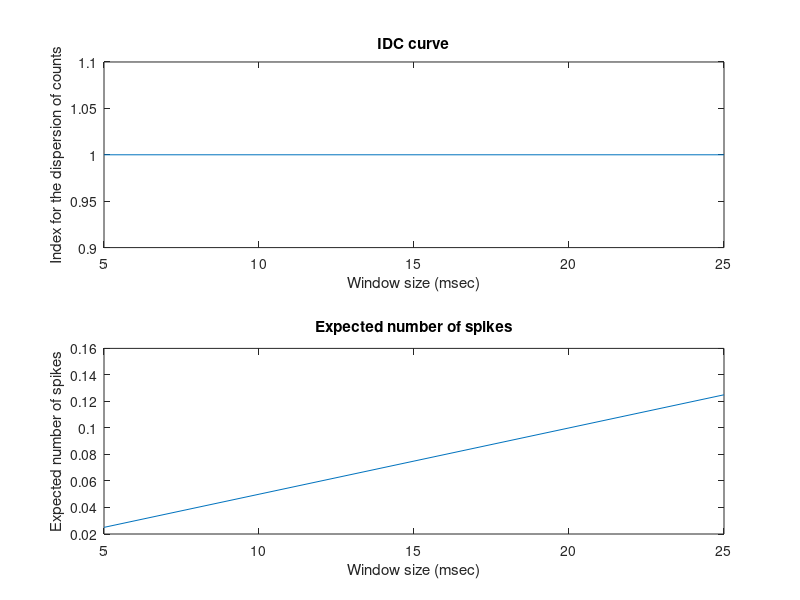

Write the MATLAB code that produced this figure.
% IDC_analytic returns an array, and a graph of the IDC curve of % an MMPP given Tmin (minimum window size), and Tlength (the % desired length of the array.  % also the expected # of spikes in a time interval% and the probability generating function for the number of arrivals%The inputs are lambda1, lambda2, trans1,% and trans2.  The algorithm comes from Lucantoni 1986.% lambda1 = nonburst rate% lambda2 = burst rate% trans1 = rate of transition nb-> b% trans2 = rate of transition b -> nbfprintf('enter values for the following\n');l1 = input('lambda1:  ');l2 = input('lambda2:  ');r1 = input('trans1:  ');r2 = input('trans2:  ');Tmin = input('Tmin (in msec):  ');Tlength = input('Tlength:  ');Tarray = Tmin * [1:Tlength];% next section is for pgfPi = 1/(r1+r2) * [r2 r1];e = [1 1]';R = [-r1 r1; r2 -r2];V = [l1 0; 0 l2];IDC_array = zeros(1, Tlength);ExpArray = zeros(1, Tlength);pgf = zeros(1, Tlength);for iwinsize = 1:Tlength	t = (iwinsize * Tmin )/1000; % previously we called this winsize, but it's put in seconds	Anum = 2*(l1 - l2)^2 *r1 *r2;	Adenom = (r1 + r2)^2*(l1*r2 + l2*r1);	Bnum = Anum;	Bdenom = (r1 + r2)^3*(l1*r2 + l2*r1)*t;		A = Anum/Adenom;	B = Bnum/Bdenom;	C = 1 - exp(-(r1+r2)*t);		IDC_array(iwinsize) = 1 + A - ( B * C );	ExpArray(iwinsize) = (l1*r2 +l2*r1)/(r1 +r2) * t;	%pgf = Pi * exp(	endfigure(1), subplot(2,1,1), plot(Tarray, IDC_array),xlabel('Window size (msec)'),ylabel('Index for the dispersion of counts'), title('IDC curve');subplot(2,1,2), plot (Tarray, ExpArray), xlabel('Window size (msec)'), ylabel('Expected number of spikes'), title('Expected number of spikes');